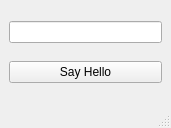
<?xml version="1.0" encoding="UTF-8"?>
<ui version="4.0">
 <class>MainWindow</class>
 <widget class="QMainWindow" name="MainWindow">
  <property name="geometry">
   <rect>
    <x>0</x>
    <y>0</y>
    <width>171</width>
    <height>128</height>
   </rect>
  </property>
  <property name="windowTitle">
   <string>MainWindow</string>
  </property>
  <widget class="QWidget" name="centralwidget">
   <layout class="QVBoxLayout" name="verticalLayout">
    <item>
     <widget class="QLineEdit" name="lineEdit"/>
    </item>
    <item>
     <widget class="QPushButton" name="pushButton">
      <property name="text">
       <string>Say Hello</string>
      </property>
     </widget>
    </item>
   </layout>
  </widget>
  <widget class="QMenuBar" name="menubar">
   <property name="geometry">
    <rect>
     <x>0</x>
     <y>0</y>
     <width>171</width>
     <height>22</height>
    </rect>
   </property>
  </widget>
  <widget class="QStatusBar" name="statusbar"/>
 </widget>
 <resources/>
 <connections/>
</ui>
